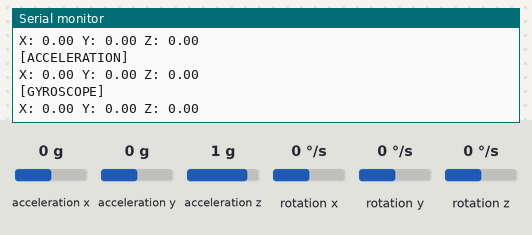
Bench run of a sketch on a simulated ESP32. Parts: the last lines printed to the serial monitor. Inputs (shaded band) come from the test bench; at power-on: acceleration x 0 g, acceleration y 0 g, acceleration z 1 g, rotation x 0 °/s, rotation y 0 °/s, rotation z 0 °/s.

Above: at 10.5 s.
10.6 s: acceleration x set to -1.4 g
At 10.66 s:
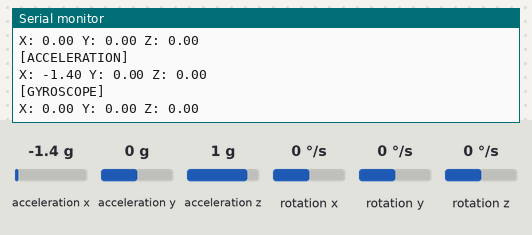
12.1 s: acceleration y set to -1.4 g
At 12.12 s:
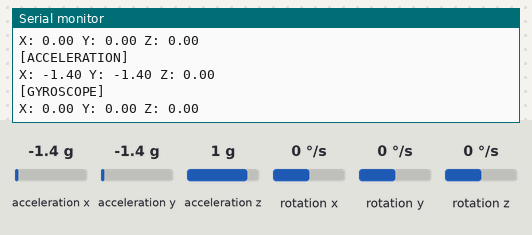
13.6 s: acceleration z set to -1.4 g
At 15.03 s:
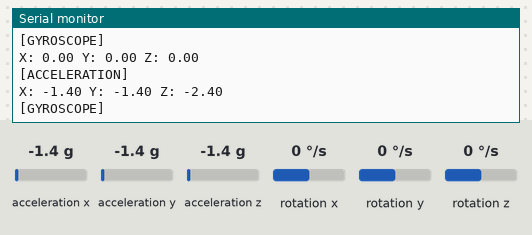
15.1 s: rotation x set to -192 °/s
At 15.14 s:
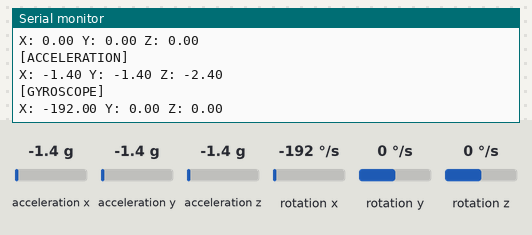
16.6 s: rotation y set to -192 °/s
At 16.7 s:
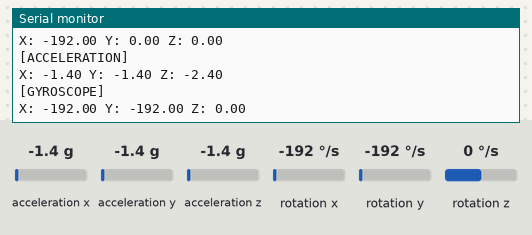
Timing chart, 0 to 19.1 s (numbered marks = the images above; inputs shaded):
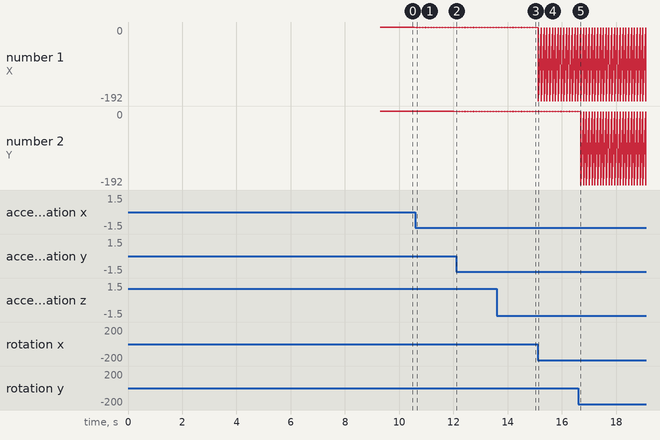

Measured:
- after the input at 10.6 s, the serial monitor: prints a new line after 0.06 s (image 1)
- after the input at 12.1 s, the serial monitor: prints a new line at once (image 2)
- after the input at 13.6 s, the serial monitor: prints a new line after 0.07 s (image 3)
- after the input at 15.1 s, the serial monitor: prints a new line at once (image 4)
- after the input at 16.6 s, the serial monitor: prints a new line after 0.10 s (image 5)
- plotted number 1: 0 → -192 after the input at 15.1 s

The sketch:

main.ino
```cpp
// #include <ESP32Servo.h>
// #include <PID_v1.h>
#include <Wire.h>
// #include <SPI.h>
#include <MPU9250_asukiaaa.h>
#include <Adafruit_Sensor.h>
#include "Adafruit_BMP3XX.h"

// Filter variables
const int num_avg = 5;

// BMP initialization
Adafruit_BMP3XX bmp;
#define SEALEVELPRESSURE_HPA (1013.25)
double alt[num_avg];

// IMU initialiation
#define SDA_PIN 21
#define SCL_PIN 22
MPU9250_asukiaaa mySensor;
double accel_offset_X = 0, accel_offset_Y = 0, accel_offset_Z = 0;
double gyro_offset_X = 0, gyro_offset_Y = 0, gyro_offset_Z = 0;
double accel_X[num_avg], accel_Y[num_avg], accel_Z[num_avg];
double gyro_X[num_avg], gyro_Y[num_avg], gyro_Z[num_avg];
double angle_X[num_avg], angle_Y[num_avg], angle_Z[num_avg];

// EDF initialization
// Servo esc;
// int esc_pin = 32;

unsigned long t = 0;

void swap(double& a, double& b){
  double temp;
  temp = a; a = b; b = temp;
}

void setupBMP(){
  Serial.println("Connecting to BMP3xx...");

  if (!bmp.begin_I2C()) {
    Serial.println("Could not find a valid BMP3xx sensor, check wiring!");
  }
  // Set up oversampling and filter initialization
  bmp.setTemperatureOversampling(BMP3_OVERSAMPLING_8X);
  bmp.setPressureOversampling(BMP3_OVERSAMPLING_4X);
  bmp.setIIRFilterCoeff(BMP3_IIR_FILTER_COEFF_3);
  bmp.setOutputDataRate(BMP3_ODR_50_HZ);

  Serial.println("BMP3xx sensor found!");
}

double getAltitude(){
  if (! bmp.performReading()) {
    Serial.println("Failed to perform reading :(");
    return -1;
  }

  alt[0] = bmp.readAltitude(SEALEVELPRESSURE_HPA);
  if(alt[num_avg-1] != 0){
    // alt[0] = (alt[0]+alt[1]+alt[2]+alt[3]+alt[4])/5;
    for(int i=1; i<num_avg; i++){
      alt[0] += alt[i];
    }
    alt[0] /= num_avg;
  }
  Serial.print("Altitude = ");
  Serial.println(alt[0]);
  // swap(alt1, alt2); swap(alt2, alt3); swap(alt3, alt4); swap(alt5, alt4);
  for(int i=(num_avg-1); i>=1; i--){
    swap(alt[i], alt[i-1]);
  }
  return alt[0];
}

void setupIMU(){
  Serial.println("Connecting to MPU9250...");

  Wire.begin(SDA_PIN, SCL_PIN);
  mySensor.setWire(&Wire);
  mySensor.beginAccel();
  mySensor.beginGyro();

  Serial.println("MPU9250 (Accel + Gyro separately) found!");

}

void calibIMU(){
  const int num_samples = 500;
  double ax = 0, ay = 0, az = 0;
  double wx = 0, wy = 0, wz = 0;

  for(int i=0; i<num_samples; i++){
    mySensor.accelUpdate();
    mySensor.gyroUpdate();

    ax += mySensor.accelX();
    ay += mySensor.accelY();
    az += mySensor.accelZ();

    wx += mySensor.gyroX();
    wy += mySensor.gyroY();
    wz += mySensor.gyroZ();

    delay(5);
  }

  accel_offset_X = ax / num_samples;
  accel_offset_Y = ay / num_samples;
  accel_offset_Z = (az / num_samples); // Subtract 1g for gravity

  gyro_offset_X = wx / num_samples;
  gyro_offset_Y = wy / num_samples;
  gyro_offset_Z = wz / num_samples;
}

// Axis = Up -> Y; Right -> x
void getAccel(){
  mySensor.accelUpdate();

  // Apply moving average on accel values
  {
    // Update accel_X
    accel_X[0] = mySensor.accelX() - accel_offset_X;
    if(accel_X[num_avg-1] != 0){
      for(int i=1; i<num_avg; i++){
        accel_X[0] += accel_X[i];
      }
      accel_X[0] /= num_avg;
    }
    // Update accel_Y
    accel_Y[0] = mySensor.accelY() - accel_offset_Y;
    if(accel_Y[num_avg-1] != 0){
      for(int i=1; i<num_avg; i++){
        accel_Y[0] += accel_Y[i];
      }
      accel_Y[0] /= num_avg;
    }
    // Update accel_Z
    accel_Z[0] = mySensor.accelZ() - accel_offset_Z;
    if(accel_Z[num_avg-1] != 0){
      for(int i=1; i<num_avg; i++){
        accel_Z[0] += accel_Z[i];
      }
      accel_Z[0] /= num_avg;
    }
  }

  Serial.println("[ACCELERATION]");
  Serial.print("X: "); Serial.print(accel_X[0]);
  Serial.print(" Y: "); Serial.print(accel_Y[0]);
  Serial.print(" Z: "); Serial.println(accel_Z[0]);

  // Swap accel values for moving average
  {
    // Swap accel_X values
    for(int i=(num_avg-1); i>=1; i--){
      swap(accel_X[i], accel_X[i-1]);
    }
    // Swap accel_Y values
    for(int i=(num_avg-1); i>=1; i--){
      swap(accel_Y[i], accel_Y[i-1]);
    }
    // Swap accel_Z values
    for(int i=(num_avg-1); i>=1; i--){
      swap(accel_Z[i], accel_Z[i-1]);
    }
  }
}

void getGyro(){
  mySensor.gyroUpdate();

  // Apply moving average on gyro values
  {
    // Update gyro_X
    gyro_X[0] = mySensor.gyroX() - gyro_offset_X;
    if(gyro_X[num_avg-1] != 0){
      for(int i=1; i<num_avg; i++){
        gyro_X[0] += gyro_X[i];
      }
      gyro_X[0] /= num_avg;
    }
    // Update gyro_Y
    gyro_Y[0] = mySensor.gyroY() - gyro_offset_Y;
    if(gyro_Y[num_avg-1] != 0){
      for(int i=1; i<num_avg; i++){
        gyro_Y[0] += gyro_Y[i];
      }
      gyro_Y[0] /= num_avg;
    }
    // Update gyro_Z
    gyro_Z[0] = mySensor.gyroZ() - gyro_offset_Z;
    if(gyro_Z[num_avg-1] != 0){
      for(int i=1; i<num_avg; i++){
        gyro_Z[0] += gyro_Z[i];
      }
      gyro_Z[0] /= num_avg;
    }
  }

  Serial.println("[GYROSCOPE]");
  Serial.print("X: "); Serial.print(gyro_X[0]);
  Serial.print(" Y: "); Serial.print(gyro_Y[0]);
  Serial.print(" Z: "); Serial.println(gyro_Z[0]);

  // Swap gyro values for moving average
  {
    // Swap gyro_X values
    for(int i=(num_avg-1); i>=1; i--){
      swap(gyro_X[i], gyro_X[i-1]);
    }
    // Swap gyro_Y values
    for(int i=(num_avg-1); i>=1; i--){
      swap(gyro_Y[i], gyro_Y[i-1]);
    }
    // Swap gyro_Z values
    for(int i=(num_avg-1); i>=1; i--){
      swap(gyro_Z[i], gyro_Z[i-1]);
    }
  }
}

// angle_M means angle of rocket from positive(?) M axis
// Say angle_X = yaw and angle_Y = pitch, of course angle_Z = roll
void getAngle(){
  // TODO - Sensor fusion from Accel and Gyro

  // Below variable defines how significant Accel data is in calculating angle(0 to 1)
  const int weight_accel = 0.5; // 1 means Gyro data is irrelevent, 0 means Accel data is irrelevent, 0.5 means both are equally significant

  // Calculating angle_X

}

// void setupESC(){
//   esc.attach(esc_pin);
//   esc.writeMicroseconds(1000);
//   delay(5000);
// }

// void poweredAscent(){
//   t = millis();
//   if(t <= 4){
//     esc.writeMicroseconds(1800);
//   }
//   else if(t <= 5){
//     esc.writeMicroseconds(1800);
//   }
//   else{
//    esc.writeMicroseconds(1000);
//   }
// }

void setup() {
  Serial.begin(115200);
  delay(5000);
  while(!Serial);
  // setupBMP();
  setupIMU();
  calibIMU();
}

void loop() {
  // getAltitude();
  getAccel();
  getGyro();
  delay(100);
}
```
